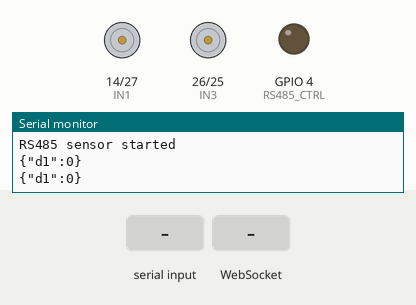
Bench run of a sketch on a simulated ESP32. Parts: motor-driver pin pairs drawn as motors (green arrow = first pin HIGH = forward, orange = second pin HIGH = backward, longer = more drive, scaled by the enable pin), output pins drawn as LEDs (lit = HIGH), the last lines printed to the serial monitor. Inputs (shaded band) come from the test bench. WiFi joins after 1.5 s; servers stay silent unless stated; nothing arrives over Bluetooth unless stated.

Above: at 2.7 s.
2.8 s: "F90\n" received over the second serial link
At 4.0 s:
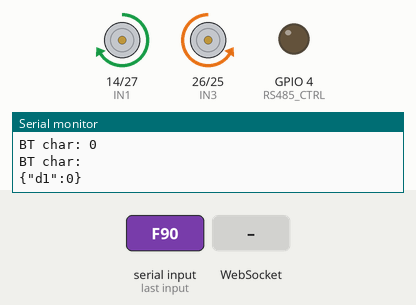
4.3 s: WebSocket text "4" received
5.8 s: "B90\n" received over the second serial link
At 6.3 s:
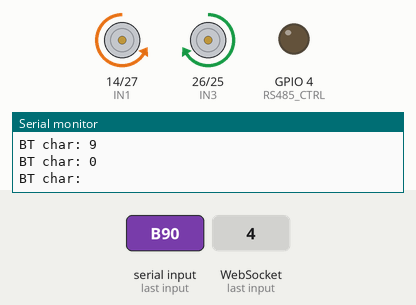
7.3 s: "L90\n" received over the second serial link
At 8.5 s:
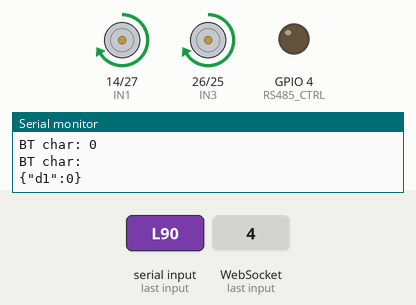
8.8 s: "R90\n" received over the second serial link
At 9.8 s:
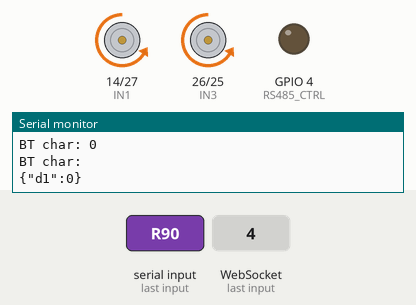
10.3 s: "F" received over the second serial link
At 10.9 s:
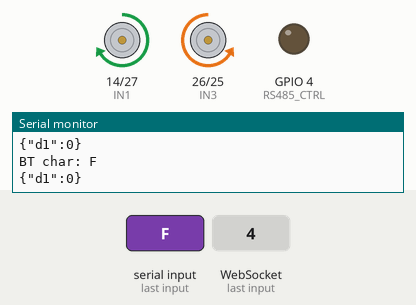
Timing chart, 0 to 12.8 s (numbered marks = the images above; inputs shaded):
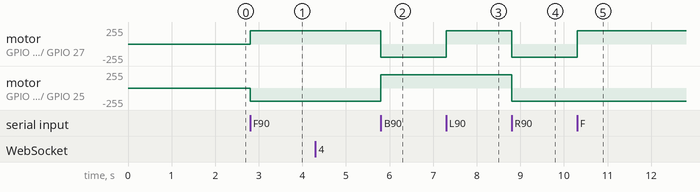

Measured:
- after the input at 2.8 s, motor on GPIO 14 (IN1) / GPIO 27 (IN2): stopped → forward 199/255 at once; motor on GPIO 26 (IN3) / GPIO 25 (IN4): stopped → backward 199/255 at once
- after the input at 5.8 s, motor on GPIO 14 (IN1) / GPIO 27 (IN2): forward 199/255 → backward 199/255 at once; motor on GPIO 26 (IN3) / GPIO 25 (IN4): backward 199/255 → forward 199/255 at once
- after the input at 7.3 s, motor on GPIO 14 (IN1) / GPIO 27 (IN2): backward 199/255 → forward 199/255 at once
- after the input at 8.8 s, motor on GPIO 14 (IN1) / GPIO 27 (IN2), motor on GPIO 26 (IN3) / GPIO 25 (IN4): forward 199/255 → backward 199/255 at once
- after the input at 10.3 s, motor on GPIO 14 (IN1) / GPIO 27 (IN2): backward 199/255 → forward 199/255 at once

The sketch:

sensor_code_new.ino
```cpp
// ===================================================
//  BLUETOOTH + WIFI + MOTOR CONTROL + RS485 DISTANCE
// ===================================================

#include <BluetoothSerial.h>
#include <WiFi.h>
#include <WebSocketsServer.h>
#include <ArduinoJson.h>
#include <HardwareSerial.h>

// ==========================
// Bluetooth
// ==========================
BluetoothSerial SerialBT;

// ==========================
// Motor Pins
// ==========================
#define IN1 14
#define IN2 27
#define IN3 26
#define IN4 25
#define ENA 12
#define ENB 33

#define CH_A 0
#define CH_B 1

int speedA = 200;
int speedB = 200;

// ==========================
// WiFi Credentials
// ==========================
const char* ssid = "iPhone";
const char* password = "cha1761@";

// WebSocket Server
WebSocketsServer webSocket(8080);

// ==========================
// RS485 Distance Sensor
// ==========================
#define RS485_CTRL 4   // DE + RE
HardwareSerial rs485(2);  // UART2
int distance_mm = 0;

// ==========================
// WebSocket Event Handler
// ==========================
void onWsEvent(uint8_t num, WStype_t type, uint8_t *payload, size_t length) {
  if (type == WStype_CONNECTED) {
    Serial.println("WebSocket: Client connected");
  }
  else if (type == WStype_DISCONNECTED) {
    Serial.println("WebSocket: Client disconnected");
  }
}

// ==========================
// SETUP
// ==========================
void setup() {
  Serial.begin(115200);

  // ---------- MOTOR SETUP ----------
  pinMode(IN1, OUTPUT);
  pinMode(IN2, OUTPUT);
  pinMode(IN3, OUTPUT);
  pinMode(IN4, OUTPUT);

  ledcAttachPin(ENA, CH_A);
  ledcAttachPin(ENB, CH_B);

  ledcSetup(CH_A, 10000, 8);
  ledcSetup(CH_B, 10000, 8);

  // ---------- BLUETOOTH START ----------
  SerialBT.begin("ESP32_Motor");
  Serial.println("Bluetooth ready. Pair with ESP32_Motor");

  // ---------- WIFI START ----------
  Serial.println("Connecting to WiFi...");
  WiFi.mode(WIFI_STA);
  WiFi.begin(ssid, password);

  while (WiFi.status() != WL_CONNECTED) {
    Serial.print(".");
    delay(500);
  }

  Serial.println("\nWiFi connected!");
  Serial.print("IP: ");
  Serial.println(WiFi.localIP());

  // ---------- WEBSOCKET START ----------
  webSocket.begin();
  webSocket.onEvent(onWsEvent);

  // ---------- RS485 SENSOR START ----------
  pinMode(RS485_CTRL, OUTPUT);
  digitalWrite(RS485_CTRL, LOW); // Receive mode
  rs485.begin(115200, SERIAL_8N1, 16, 17); // RX=16, TX=17
  Serial.println("RS485 sensor started");
}

// ==========================
// LOOP
// ==========================
unsigned long lastSend = 0;

void loop() {
  webSocket.loop();      // update websocket
  handleBluetooth();     // check for BT commands
  readDistanceRS485();   // read distance sensor
  sendDistances();       // send JSON every 1 sec
}

// ===================================================
//  BLUETOOTH CONTROL HANDLER
// ===================================================
void handleBluetooth() {
  while (SerialBT.available()) {
    char c = SerialBT.read();  // get one byte
    Serial.print("BT char: ");
    Serial.println(c);

    if (c == 'F') forward();
    else if (c == 'B') backward();
    else if (c == 'L') left();
    else if (c == 'R') right();
    else if (c == 'S') stopMotors();

    // SPEED COMMAND: s180
    static String buffer = "";
    if (c == 's') buffer = "s";
    else if (buffer.startsWith("s")) {
      buffer += c;
      if (buffer.length() == 4) {  // s + 3 digits
        int val = buffer.substring(1).toInt();
        speedA = constrain(val, 0, 255);
        speedB = speedA;
        Serial.print("Speed Updated: ");
        Serial.println(speedA);
        buffer = "";
      }
    }
  }
}

// ===================================================
//  READ RS485 DISTANCE SENSOR
// ===================================================
void readDistanceRS485() {
  if (rs485.available() >= 9) {
    uint8_t buf[9];
    for (int i = 0; i < 9; i++) buf[i] = rs485.read();

    // Check header
    if (buf[0] == 0xFF && buf[1] == 0xFF) {
      uint8_t sum = 0;
      for (int i = 0; i < 8; i++) sum += buf[i];

      if (sum == buf[8]) {  // valid checksum
        distance_mm = (buf[2] << 8) | buf[3];
      }
      else {
        Serial.println("Checksum error");
      }
    }
  }
}

// ===================================================
//  SEND DISTANCE VIA WEBSOCKET
// ===================================================
void sendDistances() {
  if (millis() - lastSend > 1000) {
    lastSend = millis();

    JsonDocument doc;
    doc["d1"] = distance_mm; // send real distance

    String json;
    serializeJson(doc, json);

    webSocket.broadcastTXT(json);
    Serial.println(json);
  }
}

// ===================================================
//  MOTOR CONTROL FUNCTIONS
// ===================================================
void forward() {
  digitalWrite(IN1, HIGH);
  digitalWrite(IN2, LOW);
  digitalWrite(IN3, LOW);
  digitalWrite(IN4, HIGH);
  ledcWrite(CH_A, speedA);
  ledcWrite(CH_B, speedB);
}

void backward() {
  digitalWrite(IN1, LOW);
  digitalWrite(IN2, HIGH);
  digitalWrite(IN3, HIGH);
  digitalWrite(IN4, LOW);
  ledcWrite(CH_A, speedA);
  ledcWrite(CH_B, speedB);
}

void right() {
  digitalWrite(IN1, LOW);
  digitalWrite(IN2, HIGH);
  digitalWrite(IN3, LOW);
  digitalWrite(IN4, HIGH);
  ledcWrite(CH_A, speedA);
  ledcWrite(CH_B, speedB);
}

void left() {
  digitalWrite(IN1, HIGH);
  digitalWrite(IN2, LOW);
  digitalWrite(IN3, HIGH);
  digitalWrite(IN4, LOW);
  ledcWrite(CH_A, speedA);
  ledcWrite(CH_B, speedB);
}

void stopMotors() {
  digitalWrite(IN1, LOW);
  digitalWrite(IN2, LOW);
  digitalWrite(IN3, LOW);
  digitalWrite(IN4, LOW);
  ledcWrite(CH_A, 0);
  ledcWrite(CH_B, 0);
}
```
